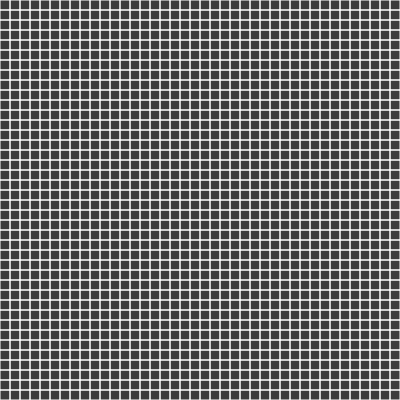
Frame 1 (no input)
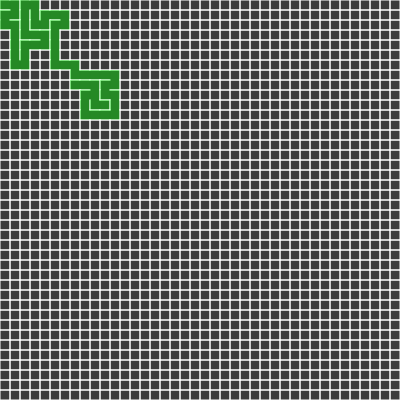
Frame 60 (no input)
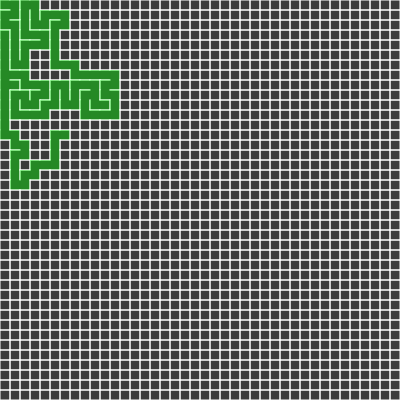
Frame 120 (the mouse pressed at the canvas centre since frame 60)

The p5.js sketch that drew these frames (run headless with seeded random() and noise() and a simulated clock; from frame 60 on, the mouse is pressed at the canvas centre):

// p5.js sketch
// ── sketch.js
var columns, rows;
var cellSize = 10;
var cells = [];
var current;
var stack = [];

function setup() {
  createCanvas(400, 400);
  columns = width/cellSize;
  rows = height/cellSize;
  frameRate(100);


  for (let y = 0; y < rows; y++) {
    for (let x = 0; x < columns; x++) {
      var cell = new Cell(x,y);
      cells.push(cell);
    }
  }

  current = cells[0];
}

function draw() {
  background(60);
  for (let i = 0; i < cells.length; i++) {
    cells[i].show();
  }
  current.visited = true;
  var nextNeighbor = current.checkNeighbors();
  if(nextNeighbor){
      nextNeighbor.visited = true;
      stack.push(current);
      removeWalls(current, nextNeighbor);
      current = nextNeighbor;
  }else if (stack.length > 0){
    current = stack.pop();
  }
}

function index(x,y){
  if(x < 0 || y < 0 || x > columns-1 || y > rows - 1){
    return -1;
  }
  return x + (y * columns);
}

function Cell(x,y){
  this.x = x;
  this.y = y;
  this.walls = [true,true,true,true];
  this.visited = false;

  this.checkNeighbors = function(){
    var neighbors = [];
    
    var top = cells[index(x, y+1)];
    var right = cells[index(x+1, y)];
    var bottom = cells[index(x, y - 1)];
    var left = cells[index(x-1, y)];

    if(top && !top.visited){
      neighbors.push(top);
    }
    if(right &&!right.visited){
      neighbors.push(right);
    }

    if(bottom &&!bottom.visited){
      neighbors.push(bottom);
    }

    if(left && !left.visited){
      neighbors.push(left);
    }

    if(neighbors.length > 0){
      var r = floor(random(0, neighbors.length));
      return neighbors[r];
    }else{
      return undefined;
    }


  }


  this.show = function(){
    var x = this.x*cellSize;
    var y = this.y*cellSize;
    stroke(255);
    if(this.walls[0]){
      line(x,y,x+cellSize,y);
    }
    if(this.walls[1]){
      line(x+cellSize,y,x+cellSize, y+cellSize);
    } 
    if(this.walls[2]){
      line(x+cellSize, y+cellSize, x, y + cellSize);
    }
    if(this.walls[3]){
      line(x, y+cellSize, x, y); 
    }
    if(this.visited){
      noStroke();
      fill(0,255,0, 100);
      rect(x,y,cellSize,cellSize);
    } 
  }
  
}

function removeWalls(a, b){
  var x = a.x - b.x;
  if(x == 1){
    a.walls[3] = false;
    b.walls[1] = false;
  } else if(x == -1){
    a.walls[1] = false;
    b.walls[3] = false;
  }

  var y = a.y - b.y;
  if(y == 1){
    a.walls[0] = false;
    b.walls[2] = false;
  } else if(y == -1){
    a.walls[2] = false;
    b.walls[0] = false;
  }
}
